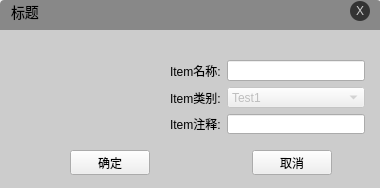
<?xml version="1.0" encoding="UTF-8"?>
<ui version="4.0">
 <class>MyItemWidget</class>
 <widget class="QWidget" name="MyItemWidget">
  <property name="geometry">
   <rect>
    <x>0</x>
    <y>0</y>
    <width>380</width>
    <height>188</height>
   </rect>
  </property>
  <property name="windowTitle">
   <string>Form</string>
  </property>
  <property name="styleSheet">
   <string notr="true">#centralWidget{
	background:#CCC;
}

#titleBarWidget{
	background:#888;
	min-height:40px;
	max-height:40px;
	border-top-left-radius: 4px;
	border-top-right-radius: 4px;
}

#titleBarWidget QPushButton{
	min-width:20px;
	max-width:20px;
	min-height:20px;
	max-height:20px;
	padding: 0;
	color: #CCC;
	background: #333;
	border: none;
	border-radius: 10px;

}
#lbl_title{
	font-size:14px
}
</string>
  </property>
  <widget class="QWidget" name="titleBarWidget" native="true">
   <property name="geometry">
    <rect>
     <x>0</x>
     <y>0</y>
     <width>381</width>
     <height>40</height>
    </rect>
   </property>
   <widget class="QLabel" name="lbl_title">
    <property name="geometry">
     <rect>
      <x>11</x>
      <y>1</y>
      <width>161</width>
      <height>21</height>
     </rect>
    </property>
    <property name="text">
     <string>标题</string>
    </property>
   </widget>
   <widget class="QPushButton" name="btn_close">
    <property name="geometry">
     <rect>
      <x>350</x>
      <y>1</y>
      <width>20</width>
      <height>20</height>
     </rect>
    </property>
    <property name="text">
     <string>X</string>
    </property>
   </widget>
  </widget>
  <widget class="QWidget" name="centralWidget" native="true">
   <property name="geometry">
    <rect>
     <x>0</x>
     <y>30</y>
     <width>381</width>
     <height>161</height>
    </rect>
   </property>
   <property name="styleSheet">
    <string notr="true">#centralWidget{
	background:#CCC;
}

#titleBarWidget{
	background:
}</string>
   </property>
   <widget class="QWidget" name="layoutWidget">
    <property name="geometry">
     <rect>
      <x>70</x>
      <y>120</y>
      <width>262</width>
      <height>25</height>
     </rect>
    </property>
    <layout class="QHBoxLayout" name="horizontalLayout">
     <item>
      <widget class="QPushButton" name="btn_ok">
       <property name="text">
        <string>确定</string>
       </property>
      </widget>
     </item>
     <item>
      <spacer name="horizontalSpacer">
       <property name="orientation">
        <enum>Qt::Horizontal</enum>
       </property>
       <property name="sizeHint" stdset="0">
        <size>
         <width>98</width>
         <height>20</height>
        </size>
       </property>
      </spacer>
     </item>
     <item>
      <widget class="QPushButton" name="btn_cancel">
       <property name="text">
        <string>取消</string>
       </property>
      </widget>
     </item>
    </layout>
   </widget>
   <widget class="QWidget" name="layoutWidget_2">
    <property name="geometry">
     <rect>
      <x>170</x>
      <y>30</y>
      <width>195</width>
      <height>74</height>
     </rect>
    </property>
    <layout class="QGridLayout" name="gridLayout">
     <item row="0" column="0">
      <widget class="QLabel" name="lbl_itemName">
       <property name="text">
        <string>Item名称:</string>
       </property>
      </widget>
     </item>
     <item row="0" column="1">
      <widget class="QLineEdit" name="txt_ItemName"/>
     </item>
     <item row="1" column="0">
      <widget class="QLabel" name="lbl_itemMyType">
       <property name="text">
        <string>Item类别:</string>
       </property>
      </widget>
     </item>
     <item row="1" column="1">
      <widget class="QComboBox" name="comboBox_itemMyType">
       <property name="enabled">
        <bool>false</bool>
       </property>
       <item>
        <property name="text">
         <string>Test1</string>
        </property>
       </item>
       <item>
        <property name="text">
         <string>Test2</string>
        </property>
       </item>
      </widget>
     </item>
     <item row="2" column="0">
      <widget class="QLabel" name="lbl_ItemToggle">
       <property name="text">
        <string>Item注释:</string>
       </property>
      </widget>
     </item>
     <item row="2" column="1">
      <widget class="QLineEdit" name="txt_ItemToggle"/>
     </item>
    </layout>
   </widget>
   <widget class="QLabel" name="lbl_itemPicture">
    <property name="geometry">
     <rect>
      <x>40</x>
      <y>20</y>
      <width>91</width>
      <height>91</height>
     </rect>
    </property>
    <property name="text">
     <string/>
    </property>
   </widget>
  </widget>
 </widget>
 <resources/>
 <connections/>
</ui>
